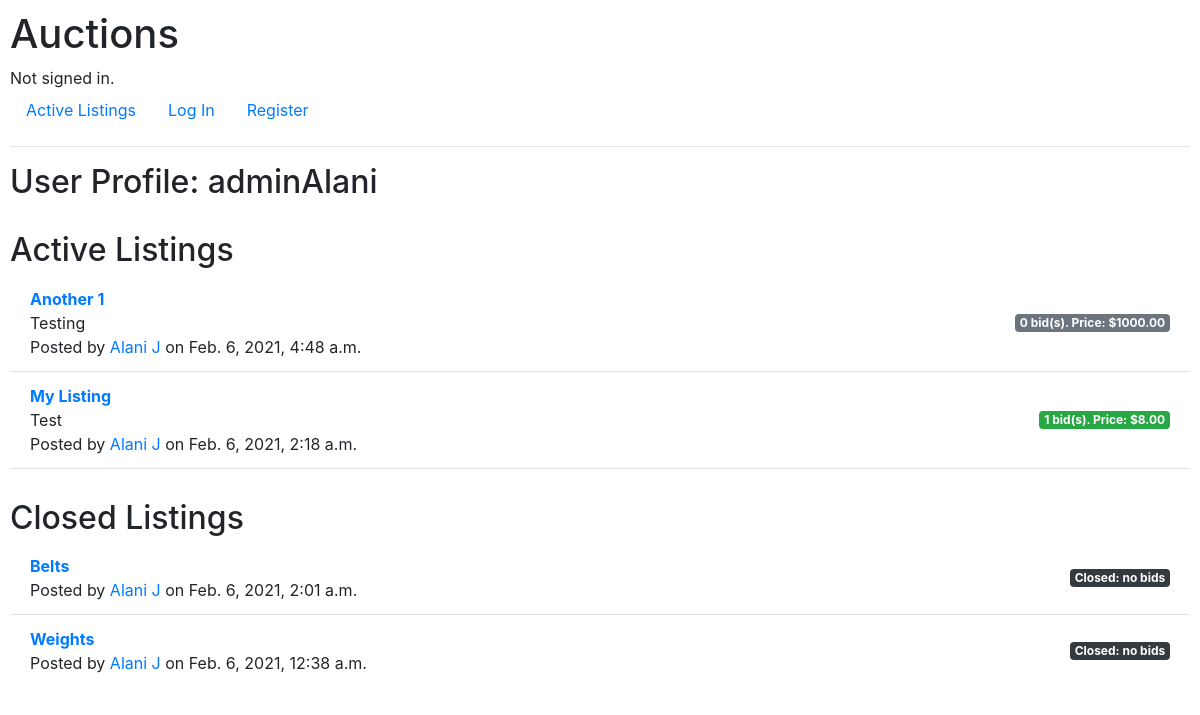
Page /profile/adminAlani on the committed database.
### auctions/models.py (models this page shows, shortened)
class User(AbstractUser):
    email = models.EmailField('email address', null=True, unique=True)
    date_joined = models.DateTimeField('date joined', default=timezone.now())
    is_admin = models.BooleanField(default=False)
    REQUIRED_FIELDS = ['email']
    objects = UserManager()

class Listing(models.Model):
    author = models.ForeignKey(User, on_delete=models.CASCADE)
    title = models.CharField('Listing Title', max_length=64, null=False, default="")
    description = models.TextField('Listing Description', null=False, default="")
    date_posted = models.DateTimeField('Date Posted', default=timezone.now(), null=False)
    is_open = models.BooleanField('Open',default=True, null=False)
    min_bid = models.DecimalField('Minimum Bid', default=0.00, max_digits=9, decimal_places=2,validators=[MinValueValidator(Decimal('0.00'))])
    category = models.ForeignKey('Category', null=False, default=1, on_delete=models.PROTECT)
    def highest_bid(self):
        bids = self.bids.all()
        if len(bids) != 0:
            return bids.order_by('-amount')[0]
        else:
            return None

class UserProfile(models.Model):
    user = models.OneToOneField(User, on_delete=models.CASCADE, null=False, primary_key=True, related_name='profile')
    first_name = models.CharField('first name', unique=False, max_length = 64, null=False)
    last_name = models.CharField('last name', unique=False, max_length=64, null=False)
    watchlist = models.ManyToManyField(Listing)

class Bid(models.Model):
    listing = models.ManyToManyField(Listing, related_name='bids')
    bidder = models.ForeignKey(User, on_delete=models.CASCADE,related_name='bids')
    amount = models.DecimalField('Bid Amount', max_digits=9, decimal_places=2,validators=[MinValueValidator(Decimal('0.00'))])
    date_bid = models.DateTimeField('Date Bid', default=timezone.now(), null=False)

### auctions/views.py (the view)
# urls.py: path("profile/<str:username>", views.profile, name="profile")
def profile(request, username):
    try:
        user = User.objects.get(username=username)
    except:
        return redirect('index')
    watchlist = user.profile.watchlist.all()
    watchlist_dict = {listing: (len(listing.bids.all()), listing.highest_bid()) for listing in watchlist}
    active_listings = Listing.objects.filter(author=user.id, is_open=True).order_by('-date_posted')
    active_listings_dict = {listing: (len(listing.bids.all()),listing.highest_bid) for listing in active_listings}
    closed_listings = Listing.objects.filter(author=user.id, is_open=False).order_by('-date_posted')
    closed_listings_dict = {listing: listing.highest_bid() for listing in closed_listings}
    return render(request, "auctions/profile.html",{
        "current_user": request.user,
        "profile_user": user,
        "active_listings": active_listings_dict,
        "closed_listings": closed_listings_dict,
        "watchlist": watchlist_dict
    })

### auctions/templates/auctions/profile.html (shortened to what this page needs)
{% extends "auctions/layout.html" %}
{% block body %}
    <h2 style="margin-bottom:30px">User Profile: {{profile_user.username}}</h2>
    {% include "./listings.html" %}
    <h2 style="margin-bottom:5px; margin-top:30px">Closed Listings</h2>
    <ul class="list-group list-group-flush">
        {% for listing, bid in closed_listings.items %}
            <li class="list-group-item d-flex justify-content-between align-items-center">
                <span> <div> <strong><a href={% url 'listing' id=listing.id %} >{{listing.title}}</a></strong></div>Posted by <a href={% url 'profile' username=listing.author.username %} >{{listing.author.profile.first_name}} {{listing.author.profile.last_name}}</a> on {{listing.date_posted}}</span>
                <span class="badge badge-dark ">
                    {% if bid %}
                        Closed: ${{bid.amount}}
                    {% else %}
                        Closed: no bids
                    {% endif %}
                </span>
              </li>
        {% endfor %}
    </ul>
{% endblock %}

### auctions/templates/auctions/listings.html
    <h2 style="margin-top:30px; margin-bottom:5px;">Active Listings</h2>
    <ul class="list-group list-group-flush">
        {% for listing, data in active_listings.items %}
            <li class="list-group-item d-flex justify-content-between align-items-center">
                <span> <div> <a href={% url 'listing' id=listing.id %} ><strong>{{listing.title}}</strong></a></div>
                    <div>{{listing.description}}</div>
                    Posted by <a href={% url 'profile' username=listing.author.username %} >{{listing.author.profile.first_name}} {{listing.author.profile.last_name}}</a> on {{listing.date_posted}}</span>
                <span class="badge {% if data.0 != 0 %}badge-success{% else %}badge-secondary{% endif %}">{{data.0}} bid(s). Price:
                    {% if data.0 != 0 %}
                        ${{data.1.amount}}
                    {% else %}
                        ${{listing.min_bid}}
                    {% endif %}
                </span>
              </li>
        {% endfor %}
    </ul>

### auctions/static/auctions/styles.css (style rules this page uses)
body { padding: 10px; }

### rows in the picture
User: username "adminAlani"
Listing: title "Another 1", description "Testing", author.profile.first_name "Alani", author.profile.last_name "J", date_posted "Feb. 6, 2021, 4:48 a.m.", data "0", min_bid "1000.00"
Listing: title "My Listing", description "Test", author.profile.first_name "Alani", author.profile.last_name "J", date_posted "Feb. 6, 2021, 2:18 a.m.", data "1", id.amount "8.00"
Listing: title "Belts", author.profile.first_name "Alani", author.profile.last_name "J", date_posted "Feb. 6, 2021, 2:01 a.m."
Listing: title "Weights", author.profile.first_name "Alani", author.profile.last_name "J", date_posted "Feb. 6, 2021, 12:38 a.m."
